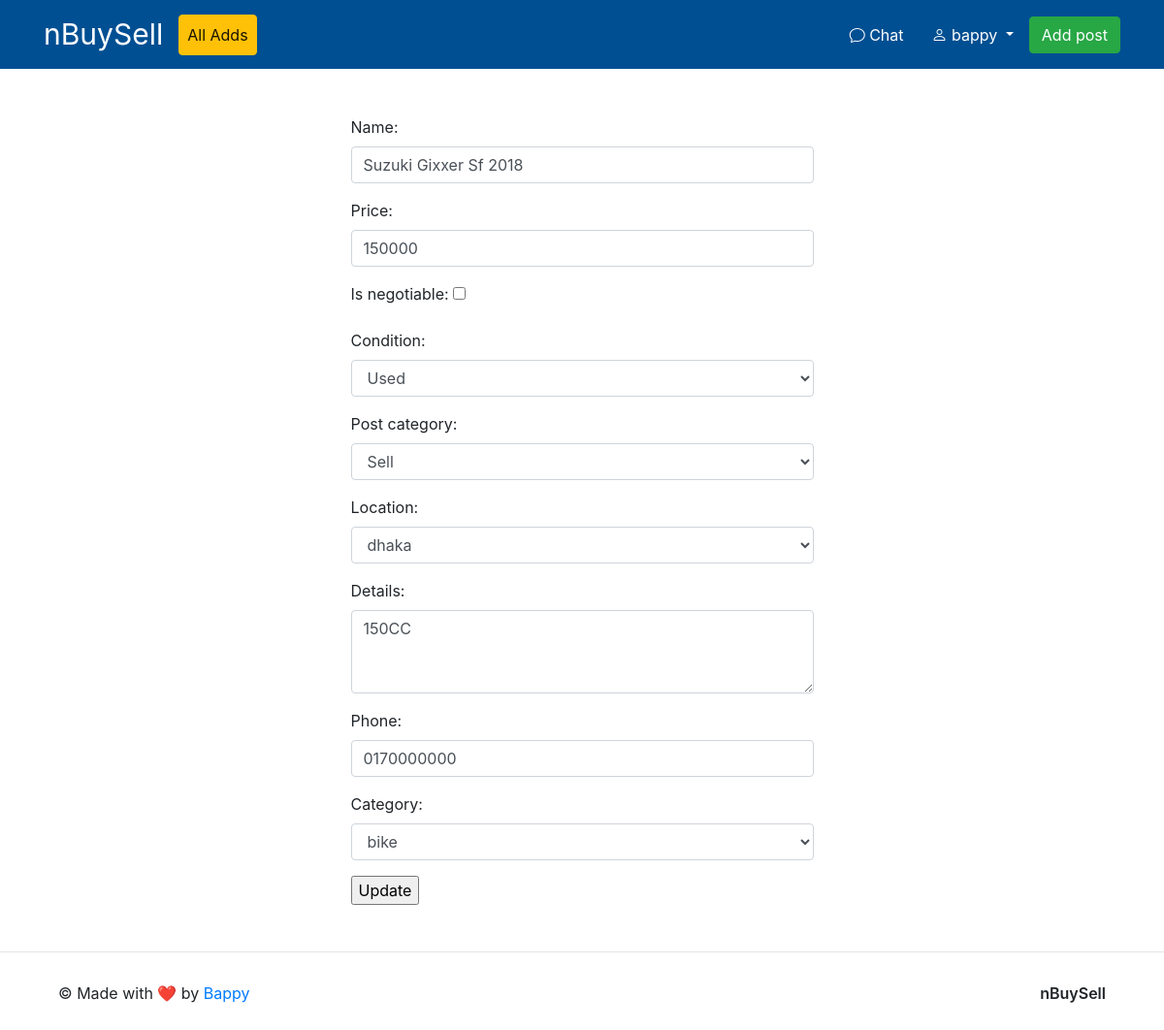
The app's page /edit/1/ (signed in) with its own data.
### buysell/models.py (models this page shows, shortened)
class Product(models.Model):
    name = models.TextField(max_length=100)
    price = models.IntegerField()
    condition_opt = (
        ('used', 'Used'),
        ('new', 'New'),
    )
    post_cat = (
        ('sell', 'Sell'),
        ('buy', 'Buy')
    )
    category = models.ForeignKey(
        Category, on_delete=models.SET_NULL, null=True)
    condition = models.CharField(max_length=10, choices=condition_opt)
    post_category = models.CharField(max_length=10, choices=post_cat)
    details = models.TextField(max_length=300)
    is_negotiable = models.BooleanField(default=True)
    location = models.ForeignKey(
        Location, on_delete=models.SET_NULL, null=True)
    uploaded_time = models.DateTimeField(auto_now_add=True)
    author = models.ForeignKey(User, on_delete=models.CASCADE)
    phone = models.TextField(max_length=13)
    url = models.TextField(max_length=40)
    image = models.ManyToManyField(Image, blank=True)
    class Meta:
        ordering = ['uploaded_time']

class Location(models.Model):
    name = models.CharField(max_length=20)
    def __str__(self):
        return str(self.name)

class Category(models.Model):
    category = models.CharField(max_length=20)
    def __str__(self):
        return str(self.category)

### buysell/views.py (the view)
# urls.py: path('edit/<pk>/', views.ProductUpdateView.as_view(), name='product_update'),
class ProductUpdateView(UserPassesTestMixin, UpdateView):
    model = Product
    def test_func(self):
        return self.request.user.username == str(self.get_object().author)
    form_class = ProductForm
    template_name = 'product_update_form.html'
    success_url = '../../'

### buysell/templates/product_update_form.html
{% extends "base.html" %}
{% block main %}
<div class="container">
    <div class=" row justify-content-center m-5">
        <div class="col-md-6">
        <form method="post">{% csrf_token %}
            {{ form.as_p }}
            <input type="submit" value="Update">
        </form>
            </div>
    </div>
</div>
{% endblock %}

### buysell/templates/base.html (shortened to what this page needs)
<!DOCTYPE html>
<html lang="en">
  <head>
    {% load static %}
    <link
      rel="stylesheet"
      href="https://stackpath.bootstrapcdn.com/bootstrap/4.5.2/css/bootstrap.min.css"
    />
    <link
      rel="stylesheet"
      href="https://cdn.jsdelivr.net/npm/bootstrap-icons@1.4.1/font/bootstrap-icons.css"
    />
    <link rel="stylesheet" href="{% static 'css/style.css' %}" />
  </head>
  <body>
    <nav class="navbar navbar-expand-lg navbar-light">
      <div class="container">
        <div class="collapse navbar-collapse" id="navbarTogglerDemo01">
          <a class="navbar-brand" href="{% url 'homeview' %}">nBuySell</a>
          <ul class="navbar-nav mr-auto mt-2 mt-lg-0">
            <li class="nav-item active">
              <a class="nav-link btn btn-warning" href="{% url 'homeview' %}"
                >All Adds <span class="sr-only">(current)</span></a
              >
            </li>
          </ul>
          <a class="btn btn-white" href="#"><i class="bi bi-chat"></i> Chat </a>
          {% if not user.is_authenticated %}
          <a
            class="btn btn-white"
            href="{% url 'loginview' %}?next={{request.path | urlencode }}"
            ><i class="bi bi-person"></i> Login</a
          >
          {% else %}
          <li style="list-style: none" class="nav-item dropdown">
            <a
              class="nav-link dropdown-toggle"
              href="#"
              id="navbarDropdown"
              role="button"
              data-toggle="dropdown"
              aria-haspopup="true"
              aria-expanded="false"
            >
              <i class="bi bi-person"></i> {{ request.user.username }}
            </a>
          </li>
          {% endif %}
          <a class="btn btn-success" href="{% url 'addpostview' %}">Add post</a>
        </div>
      </div>
    </nav>
    {% block main %} {% endblock %}
    <footer>
      <hr />
      <div class="container">
        <div class="row">
          <div class="col-md-6">
            &#169; Made with &#10084;&#65039; by
            <a href="http://nbappy.me/">Bappy</a>
          </div>
          <div class="col-md-6 brand">nBuySell</div>
        </div>
      </div>
    </footer>
  </body>
</html>

### static/css/style.css (style rules this page uses)
body .navbar { background: #004f92; }
body .navbar .navbar-brand { font-size: 30px; color: #fff; }
body .navbar a { color: #fff; }
footer .row { margin: 30px 0; }
footer .row .brand { text-align: right; font-weight: 600; }

### records on screen
Product: name "Suzuki Gixxer Sf 2018", details "150CC", phone "0170000000"
Category: category "bike"

### other values on screen
{{ request.user.username }} "bappy"
